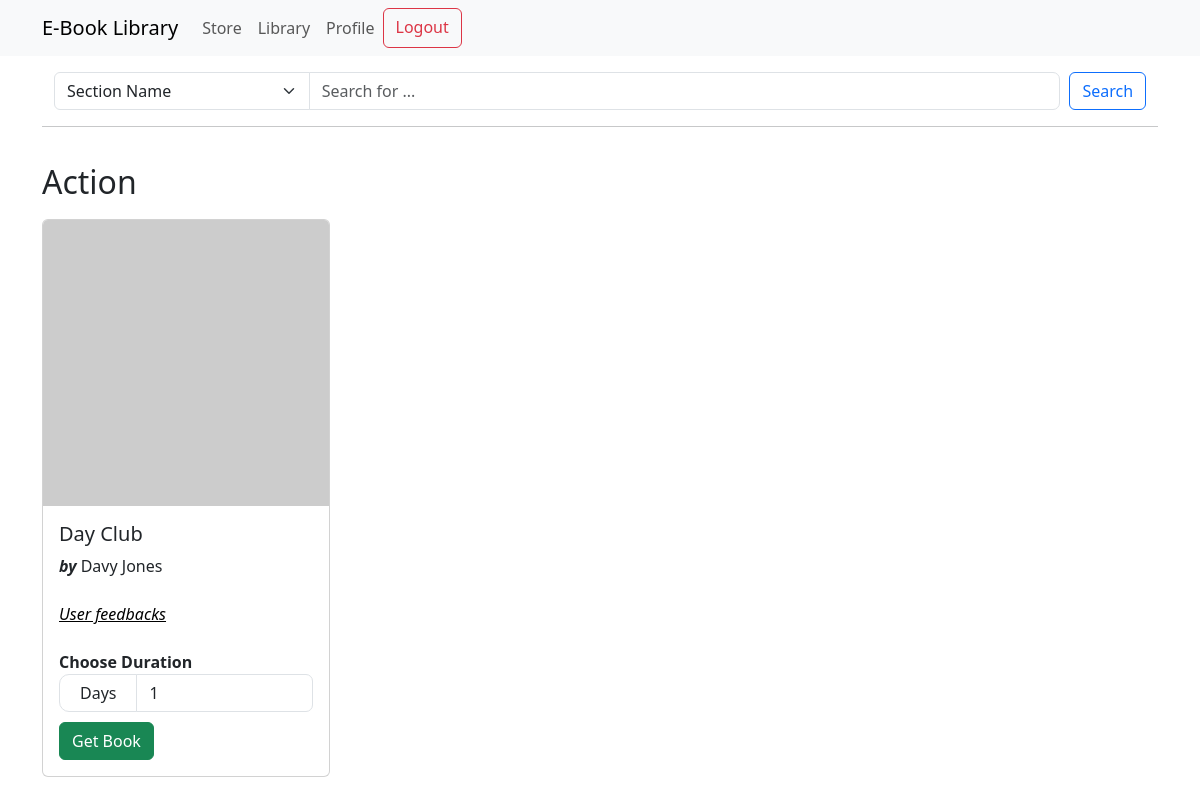
/ (signed in), run on an earlier commit of the app's database.
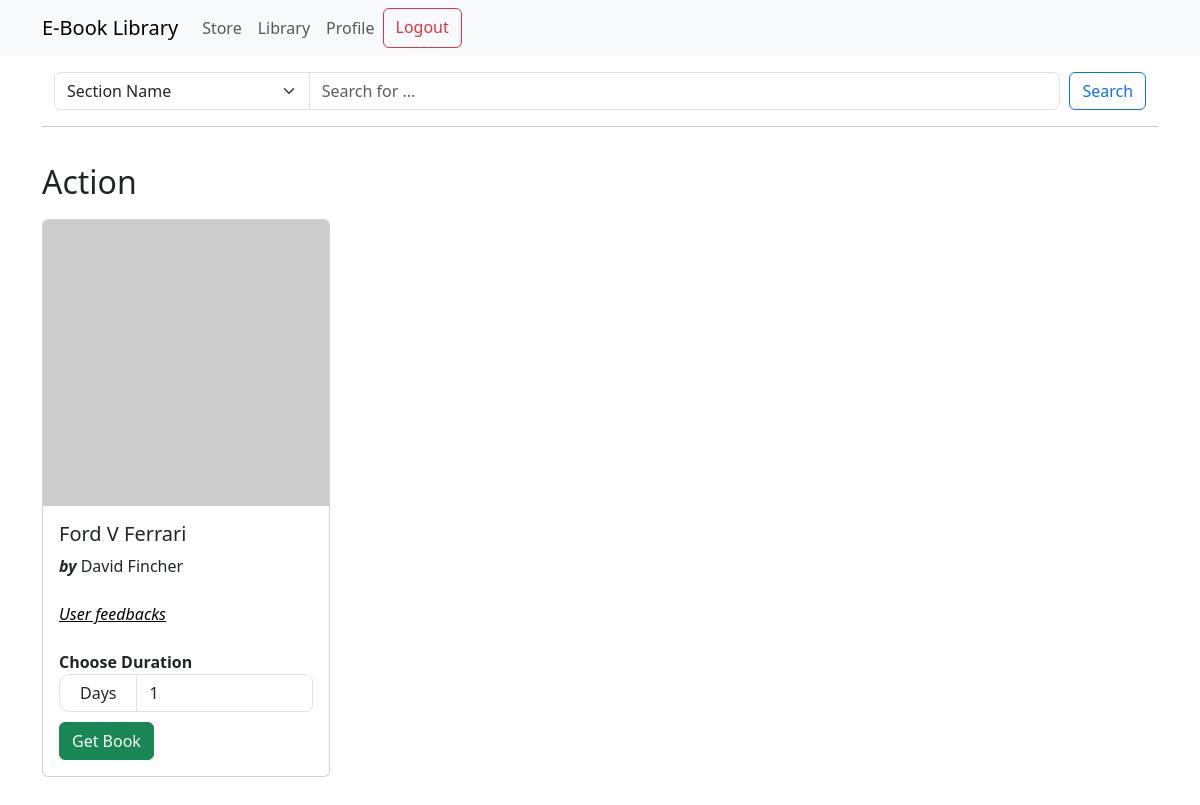
And on a later commit of the database.
### models.py (models this page shows)
class Section(db.Model):
    id = db.Column(db.Integer, primary_key=True)
    name = db.Column(db.String(32), nullable=False, unique=True)
    books = db.relationship(
        "Books", backref="section", lazy=True, cascade="all, delete-orphan"
    )

class Books(db.Model):
    id = db.Column(db.Integer, primary_key=True)
    name = db.Column(db.String(64), nullable=False)
    content = db.Column(db.Text, nullable=False)
    author = db.Column(db.String(64), nullable=False)
    date_issued = db.Column(db.Date)  # null as it'll be filled during issuance
    return_date = db.Column(db.Date)  # null as it'll be filled during issuance
    section_id = db.Column(db.Integer, db.ForeignKey("section.id"), nullable=False)
    carts = db.relationship("Cart", backref="book", lazy=True)
    issued = db.relationship(
        "Issued", backref="books", lazy=True, cascade="all, delete-orphan"
    )

### routes.py (the view, shortened to what this page needs)
@app.route("/")
@auth_required
def index():
    sections = Section.query.all()
    parameter = request.args.get("parameter")
    query = request.args.get("query")
    parameters = {
        "section_name": "Section Name",
        "book_name": "Book Name",
        "author_name": "Author Name",
    }
    if parameter == "section_name":
        sections = Section.query.filter(Section.name.ilike(f"%{query}%")).all()
        return render_template(
            "index.html", sections=sections, parameters=parameters, query=query
        )
    return render_template("index.html", sections=sections, parameters=parameters)

### routes.py (called while the page is built)
def auth_required(func):
    @wraps(func)
    def inner(*args, **kwargs):
        if "user_id" in session:
            return func(*args, **kwargs)
        else:
            return redirect(url_for("login"))
    return inner

### templates/index.html (shortened to what this page needs)
{% extends "layout.html" %}
{% block content %}
{% if sections|length > 0 %}
{% include "searchbar.html" %}
<hr>
<div class="sections-list">
    {% for section in sections %}
    <h2 style="margin-top: 20px;">{{section.name}}</h2>
    <div class="books" style="margin-bottom: 20px;">
        {% for book in section.books %}
        {% if not param or
        (param == 'book_name' and book_name.lower() in book.name.lower()) or
        (param == 'author_name'and author_name.lower() in book.author.lower()) %}
        <div class="card" style="width: 18rem; margin-left: 0; margin-right: 20px">
            <img src="https://picsum.photos/200/200" class="card-img-top" alt="{{book.name}}">
            <div class="card-body">
                <h5 class="card-title">{{book.name}}</h5>
                <div class="author">
                    <strong><i>by</i> </strong> {{book.author}}
                </div>
                <br>
                <div><a href="{{url_for('show_feedbacks_user', book_id=book.id)}}" style="color: black;"><i><u>User
                                feedbacks</u></i></a>
                </div>
                <br>
                <strong>Choose Duration</strong>
                <form action="{{url_for('add_to_cart', book_id=book.id, duration=duration)}}" class="form"
                    method="POST">
                    <div class="input-group">
                        <label for="duration" class="days">Days</label>
                        <input type="number" name="duration" id="duration" class="form-control" value="1" min="1"
                            style="border-radius: 0px 7px 7px 0px;">
                    </div>
                    <input type="submit" value="Get Book" class="btn btn-success" style="margin-top: 10px;">
                </form>
            </div>
        </div>
        {% endif %}
        {% endfor %}
    </div>
    {% endfor%}
</div>
{% else %}
<h1 class="display-1">No Books in Store Currently</h1>
<hr>
{% endif %}
{% endblock %}

### templates/layout.html (shortened to what this page needs)
<!DOCTYPE html>
<html lang="en">
<head>
    <link href="https://cdn.jsdelivr.net/npm/bootstrap@5.3.3/dist/css/bootstrap.min.css" rel="stylesheet"
 />
    <link rel="stylesheet" href="https://cdnjs.cloudflare.com/ajax/libs/font-awesome/6.5.1/css/all.min.css"
 />
</head>
<body>
    {% include 'navbar.html' %}
    <div class="container">
        {% block content %} {% endblock %}
    </div>
</body>
</html>

### templates/navbar.html (shortened to what this page needs)
<nav class="navbar navbar-expand-lg bg-body-tertiary">
    <div class="container">
        {% if session['is_admin'] %}
        <a class="navbar-brand" href="#">Library Management System</a>
        {% else %}
        <a class="navbar-brand" href="#">E-Book Library</a>
        {% endif %}
        <div class="collapse navbar-collapse" id="navbarNavAltMarkup">
            <div class="navbar-nav">
                {% if 'user_id' in session %}
                {% if session['is_admin'] %}
                <a class="nav-link" href="{{ url_for('admin') }}">Dashboard</a>
                <a class="nav-link" href="{{ url_for('show_feedbacks') }}">Feedbacks</a>
                <a class="nav-link" href="{{ url_for('issued_books') }}">Issued Books</a>
                <a class="nav-link" href="{{ url_for('cart') }}">User Requests</a>
                <a class="nav-link" href="{{ url_for('profile') }}">Profile</a>
                <a class="btn btn-outline-danger logout" href="{{url_for('logout')}}">Logout</a>
                {% else %}
                <a class="nav-link" href="{{ url_for('index') }}">Store</a>
                <a class="nav-link" href="{{ url_for('issued_books_user') }}">Library</a>
                <a class="nav-link" href="{{ url_for('profile') }}">Profile</a>
                <a class="btn btn-outline-danger logout" href="{{url_for('logout')}}">Logout</a>
                {% endif %}
                {% else %}
                <a class="nav-link" href="{{ url_for('login') }}">Login</a>
                <a class="nav-link" href="{{ url_for('register') }}">Register</a>
                {% endif %}
            </div>
        </div>
    </div>
</nav>

### templates/searchbar.html
<div class="container-fluid mt-3">
    <div class="row">
        <div class="col-md-12">
            <form action="" method="GET">
                <div class="input-group">
                    <select name="parameter" id="parameter" class="parameter form-select">
                        {% for parameter in parameters %}
                        {% if param and parameter == param %}
                        <option value="{{parameter}}" selected>{{parameters[parameter]}}</option>
                        {% else %}
                        <option value="{{parameter}}">{{parameters[parameter]}}</option>
                        {% endif %}
                        {% endfor %}
                    </select>
                    <input type="text" name="query" value="{{query}}" class="form-control w-50"
                        placeholder="Search for ..." style="border-radius: 0px 7px 7px 0px;">
                    <span class="input-group-btn">
                        <button class="btn btn-outline-primary" style="margin-left: 10px;">Search</button>
                    </span>
                </div>
            </form>
        </div>
    </div>
</div>

### templates/index.html (style rules this page uses)
.sections-list { display: flex; flex-direction: column; justify-content: left; }
.books { padding: 0; display: flex; flex-wrap: wrap; justify-content: left; }
.card { margin: 10px; }
.days { padding-top: 6px; padding-left: 20px; padding-right: 20px; border-style: solid; border-width: 1px; border-radius: 10px; border-color: #dee2e6; }

What changed in the data, as far as the page shows it:
changed Books: name "Day Club" → "Ford V Ferrari"; author "Davy Jones" → "David Fincher"
